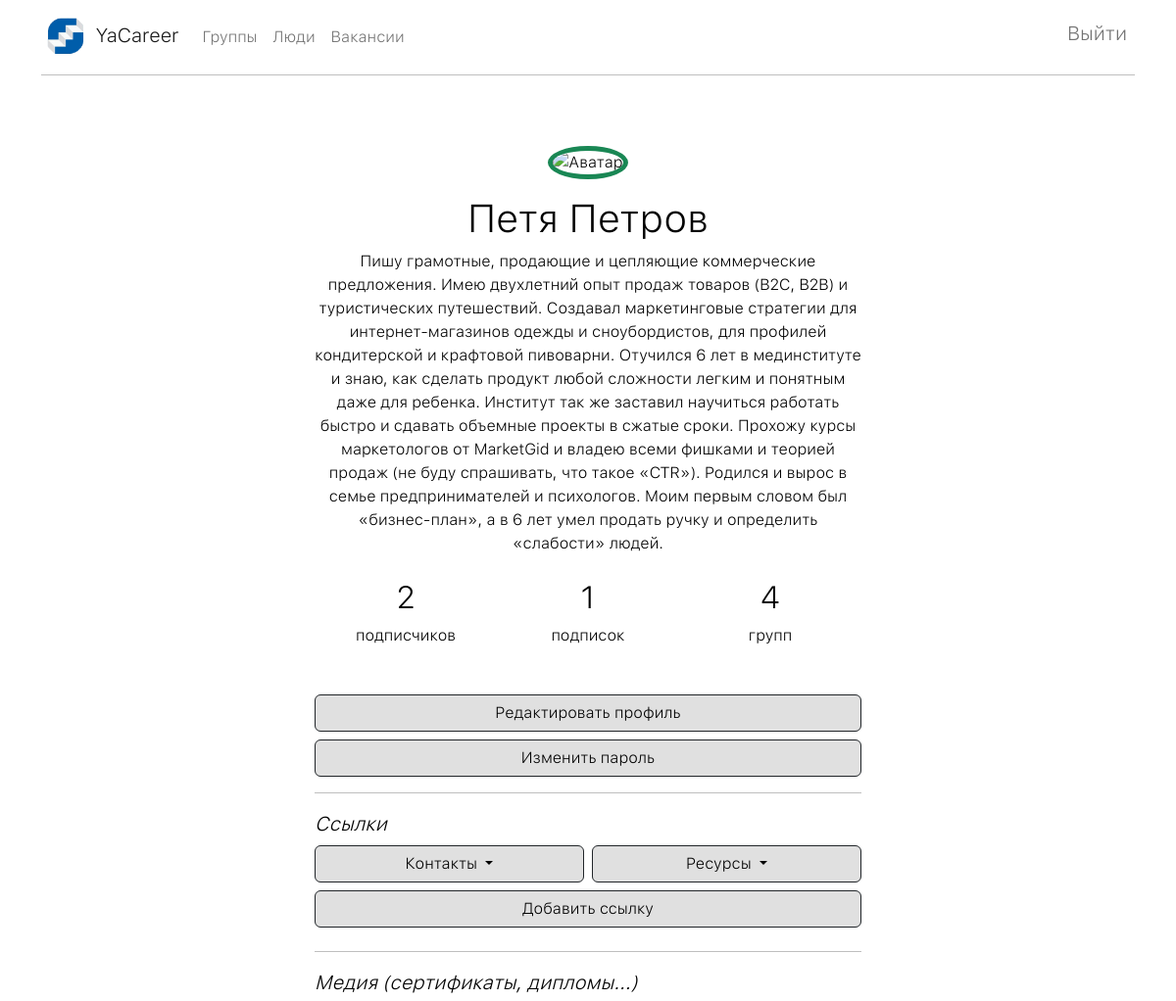
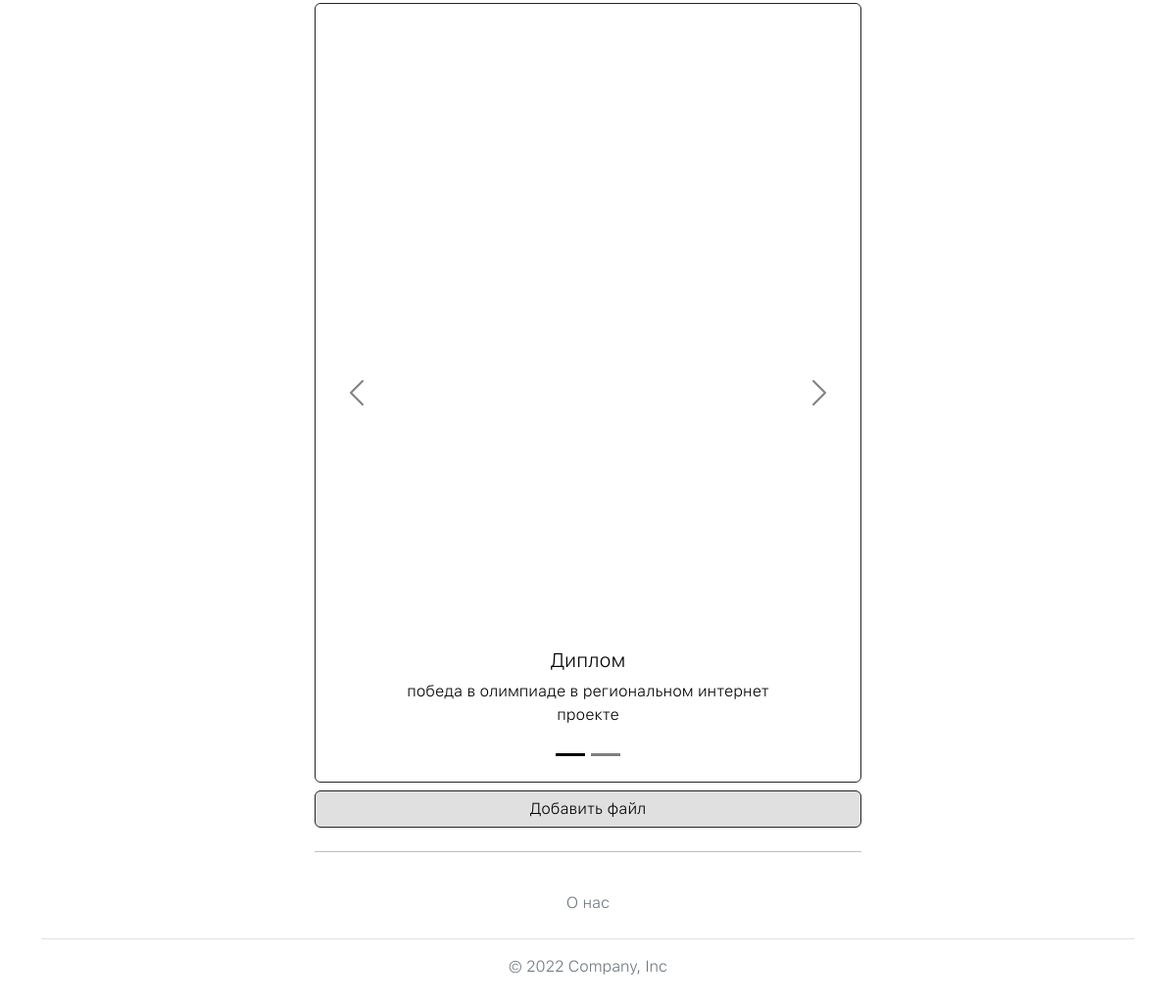
The page / (signed in) on the database its author committed (2 pictures, top to bottom).
### users/models.py (models this page shows, shortened)
class User(AbstractBaseUser, PermissionsMixin, BaseModelImage):
    objects = UserManager()
    first_name = models.CharField(
        'имя',
        max_length=150,
        blank=True,
        default='',
    )
    last_name = models.CharField(
        'фамилия',
        max_length=150,
        blank=True,
        default='',
    )
    email = models.EmailField(
        'почта',
        unique=True,
    )
    is_active = models.BooleanField(
        'активная учетная запись',
        default=True,
        null=True,
    )
    is_staff = models.BooleanField(
        'персонал',
        default=False,
        null=True,
    )
    is_superuser = models.BooleanField(
        'админ',
        default=False,
        null=True,
    )
    is_open_to_work = models.BooleanField(
        'в поисках работы',
        default=False,
        null=True,
    )
    date_joined = models.DateTimeField(
        default=timezone.now,
    )
    about = models.CharField(
        'описание',
        max_length=1024,
        null=True,
        blank=True,
    )
    birthday = models.DateField(
        'дата рождения',
        blank=True,
        null=True,
    )
    USERNAME_FIELD = 'email'
    class Meta:
        ordering = ['id']
        default_related_name = 'users'
        verbose_name = 'пользователь'
        verbose_name_plural = 'пользователи'

class UserMedia(BaseModelMedia):
    user = models.ForeignKey(
        User,
        verbose_name='медиа',
        on_delete=models.CASCADE,
    )
    class Meta:
        default_related_name = 'media'
        verbose_name = 'файл'
        verbose_name_plural = 'файлы'

### homepage/views.py (the view, shortened to what this page needs)
class ProfileView(LoginRequiredMixin, FormView):
    template_name = 'users/profile.html'
    form_class = UpdateProfileForm
    model = User
    success_url = reverse_lazy('homepage:home')
    def get_context_data(self, **kwargs):
        profile_form = self.form_class(
            initial=self.initial,
            instance=self.request.user,
        )
        del_media_form = DeleteProfileMediaForm(self.request.user)
        del_links_form = DeleteProfileLinksForm(self.request.user)
        return {
            'profile_form': profile_form,
            'media_form': ProfileMediaForm(),
            'del_media_form': del_media_form,
            'links_form': ProfileLinksForm(),
            'del_links_form': del_links_form,
        }

### core/models.py (called while the page is built)
    @property
    def get_img(self):
        return get_thumbnail(
            self.photo,
            '200x200',
            crop='center',
            quality=51,
        )

    @property
    def get_img_small(self):
        return get_thumbnail(
            self.photo,
            '50x50',
            crop='center',
            quality=51
        )

### groups/models.py (called while the page is built)
    def __str__(self):
        return self.name

### services/models.py (called while the page is built)
    def __str__(self):
        return self.name

### users/models.py (called while the page is built, shortened)
    def get_queryset(self):
        return self.queryset

### templates/users/profile.html
{% extends "base.html" %}
{% load static %}
{% block content %}
<div class="d-flex justify-content-between flex-column w-50 mx-auto">
  {% include "users/includes/info.html" %}
  {% include "users/includes/modal/info.html" %}
  <hr>
  <h4><i>Ссылки</i></h4>
  {% include "users/includes/links.html" %}
  {% include "users/includes/modal/links.html" %}
  <hr>
  <h4><i>Медия (сертификаты, дипломы...)</i></h4>
  {% include "users/includes/media.html" %}
  {% include "users/includes/modal/media.html" %}
  <hr>
</div>
{% endblock %}

### templates/users/includes/info.html (shortened to what this page needs)
{% load static %}
<div class="d-flex align-items-center flex-column mt-5 mb-2">
  <div class="my-2 mx-5">
    <img
      src="{% if user.photo %} {{ user.get_img.url }} {% else %} {% static 'img/default_avatar_user.jpg' %} {% endif %}"
      class="{% if user.is_open_to_work %} rounded-circle border border-5 border-success {% else %} rounded-circle border border-5 border-dark {% endif %}"
      alt="Аватар"
    >
  </div>
  <div class="d-flex align-content-center flex-column my-auto">
    <h1
      class="text-center my-2"
    >
    {% if user.first_name or user.last_name %}
      {{user.first_name}} {{user.last_name}}
    {% else %}
      {{user.email}}
    {% endif %}
    </h1>
    {% if user.about %}
      <p class="text-break text-center mb-2">{{ user.about }}</p>
    {% endif %}
  </div>
  <div class="d-flex w-100 justify-content-evenly my-3 user-select-none">
    <div class="col-4 text-center" data-bs-toggle="modal" data-bs-target="#modal-followed" role="button">
      <h2>{{ user.user_followed.count }}</h2>
      <p>подписчиков</p>
    </div>
    <div class="col-4 text-center" data-bs-toggle="modal" data-bs-target="#modal-follows" role="button">
      <h2>{{ user.user_follows.count }}</h2>
      <p>подписок</p>
    </div>
    <div class="col-4 text-center" data-bs-toggle="modal" data-bs-target="#modal-groups" role="button">
      <h2>{{ user.members.count|add:user.owner.count }}</h2>
      <p>групп</p>
    </div>
  </div>
</div>

### templates/users/includes/media.html (shortened to what this page needs)
{% load static %}
{% if user.media.all %}
<div id="carouselExampleDark" class="carousel carousel-dark slide" data-bs-ride="carousel">
    <div class="carousel-inner border border-dark rounded-2">
      {% for file in user.media.all %}
        <div class="carousel-item{% if forloop.counter0 == 0 %} active{% endif %}" data-bs-interval="10000">
            <embed src="/media/{{ file.file }}#scrollbar=0&toolbar=0" class="d-block w-100" style="width:100%; height: 21cm;" alt="Файл">
            <div class="carousel-caption d-none d-md-block">
                <h5>{{ file.name }}</h5>
                <p>{{ file.description }}</p>
            </div>
        </div>
      {% endfor %}
    <button class="carousel-control-prev" type="button" data-bs-target="#carouselExampleDark" data-bs-slide="prev">
      <span class="carousel-control-prev-icon" aria-hidden="true"></span>
    </button>
    <div class="carousel-indicators">
    {% for file in user.media.all %}
      <button type="button" data-bs-target="#carouselExampleDark" data-bs-slide-to="{{ forloop.counter0 }}"{% if forloop.counter0 == 0 %} class="active"{% endif %} aria-current="true" aria-label="{{ file.name }}"></button>
    {% endfor %}
    </div>
    <button class="carousel-control-next" type="button" data-bs-target="#carouselExampleDark" data-bs-slide="next">
      <span class="carousel-control-next-icon"></span>
    </button>
  </div>
{% endif %}

### static_dev/style/style.css (style rules this page uses)
html * { font-family: "SF UI Text" !important; font-weight: normal; }
body { font-family: 'Roboto', sans-serif; font-size: 16px; font-weight: 400; color: #000; background-color: #fff; min-width: 350px; min-height: 100vh; display: flex; flex-direction: column; }
i { font-size: 20px; }

### rows shown on the page
User: first_name "Петя", last_name "Петров", about "Пишу грамотные, продающие и цепляющие коммерческие предложения. Имею двухлетний опыт продаж товаров (B2C, B2B) и туристических путешествий. Создавал маркетинговые стратегии для интернет-магазинов одежды и сноубордистов, для профилей кондитерской и крафтовой пивоварни. Отучился 6 лет в мединституте и знаю, как сделать продукт любой сложности легким и понятным даже для ребенка. Институт так же заставил научиться работать быстро и сдавать объемные проекты в сжатые сроки. Прохожу курсы маркетологов от MarketGid и владею всеми фишками и теорией продаж (не буду спрашивать, что такое «CTR»). Родился и вырос в семье предпринимателей и психологов. Моим первым словом был «бизнес-план», а в 6 лет умел…", user_followed.count "2", user_follows.count "1", members.count|add "4"
UserMedia: name "Диплом", description "победа в олимпиаде в региональном интернет проекте"
